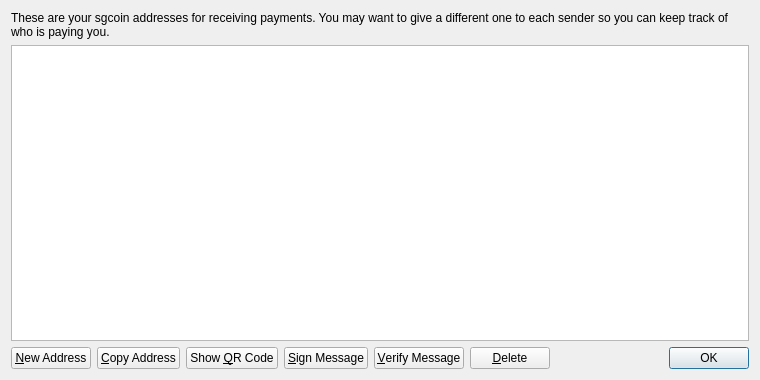
<?xml version="1.0" encoding="UTF-8"?>
<ui version="4.0">
 <class>AddressBookPage</class>
 <widget class="QWidget" name="AddressBookPage">
  <property name="geometry">
   <rect>
    <x>0</x>
    <y>0</y>
    <width>760</width>
    <height>380</height>
   </rect>
  </property>
  <property name="windowTitle">
   <string>Address Book</string>
  </property>
  <layout class="QVBoxLayout" name="verticalLayout">
   <item>
    <widget class="QLabel" name="labelExplanation">
     <property name="text">
      <string>These are your sgcoin addresses for receiving payments. You may want to give a different one to each sender so you can keep track of who is paying you.</string>
     </property>
     <property name="textFormat">
      <enum>Qt::PlainText</enum>
     </property>
     <property name="wordWrap">
      <bool>true</bool>
     </property>
    </widget>
   </item>
   <item>
    <widget class="QTableView" name="tableView">
     <property name="contextMenuPolicy">
      <enum>Qt::CustomContextMenu</enum>
     </property>
     <property name="toolTip">
      <string>Double-click to edit address or label</string>
     </property>
     <property name="tabKeyNavigation">
      <bool>false</bool>
     </property>
     <property name="alternatingRowColors">
      <bool>true</bool>
     </property>
     <property name="selectionMode">
      <enum>QAbstractItemView::SingleSelection</enum>
     </property>
     <property name="selectionBehavior">
      <enum>QAbstractItemView::SelectRows</enum>
     </property>
     <property name="sortingEnabled">
      <bool>true</bool>
     </property>
     <attribute name="verticalHeaderVisible">
      <bool>false</bool>
     </attribute>
    </widget>
   </item>
   <item>
    <layout class="QHBoxLayout" name="horizontalLayout">
     <item>
      <widget class="QPushButton" name="newAddressButton">
       <property name="toolTip">
        <string>Create a new address</string>
       </property>
       <property name="text">
        <string>&amp;New Address</string>
       </property>
       <property name="icon">
        <iconset resource="../bitcoin.qrc">
         <normaloff>:/icons/add</normaloff>:/icons/add</iconset>
       </property>
      </widget>
     </item>
     <item>
      <widget class="QPushButton" name="copyToClipboard">
       <property name="toolTip">
        <string>Copy the currently selected address to the system clipboard</string>
       </property>
       <property name="text">
        <string>&amp;Copy Address</string>
       </property>
       <property name="icon">
        <iconset resource="../bitcoin.qrc">
         <normaloff>:/icons/editcopy</normaloff>:/icons/editcopy</iconset>
       </property>
      </widget>
     </item>
     <item>
      <widget class="QPushButton" name="showQRCode">
       <property name="text">
        <string>Show &amp;QR Code</string>
       </property>
       <property name="icon">
        <iconset resource="../bitcoin.qrc">
         <normaloff>:/icons/qrcode</normaloff>:/icons/qrcode</iconset>
       </property>
      </widget>
     </item>
     <item>
      <widget class="QPushButton" name="signMessage">
       <property name="toolTip">
        <string>Sign a message to prove you own a Bitcoin address</string>
       </property>
       <property name="text">
        <string>&amp;Sign Message</string>
       </property>
       <property name="icon">
        <iconset resource="../bitcoin.qrc">
         <normaloff>:/icons/edit</normaloff>:/icons/edit</iconset>
       </property>
      </widget>
     </item>
     <item>
      <widget class="QPushButton" name="verifyMessage">
       <property name="toolTip">
        <string>Verify a message to ensure it was signed with a specified Bitcoin address</string>
       </property>
       <property name="text">
        <string>&amp;Verify Message</string>
       </property>
       <property name="icon">
        <iconset resource="../bitcoin.qrc">
         <normaloff>:/icons/transaction_0</normaloff>:/icons/transaction_0</iconset>
       </property>
      </widget>
     </item>
     <item>
      <widget class="QPushButton" name="deleteButton">
       <property name="toolTip">
        <string>Delete the currently selected address from the list. Only sending addresses can be deleted.</string>
       </property>
       <property name="text">
        <string>&amp;Delete</string>
       </property>
       <property name="icon">
        <iconset resource="../bitcoin.qrc">
         <normaloff>:/icons/remove</normaloff>:/icons/remove</iconset>
       </property>
      </widget>
     </item>
     <item>
      <spacer name="horizontalSpacer">
       <property name="orientation">
        <enum>Qt::Horizontal</enum>
       </property>
       <property name="sizeHint" stdset="0">
        <size>
         <width>40</width>
         <height>20</height>
        </size>
       </property>
      </spacer>
     </item>
     <item>
      <widget class="QDialogButtonBox" name="buttonBox">
       <property name="sizePolicy">
        <sizepolicy hsizetype="Maximum" vsizetype="Fixed">
         <horstretch>0</horstretch>
         <verstretch>0</verstretch>
        </sizepolicy>
       </property>
       <property name="standardButtons">
        <set>QDialogButtonBox::Ok</set>
       </property>
      </widget>
     </item>
    </layout>
   </item>
  </layout>
 </widget>
 <resources>
  <include location="../bitcoin.qrc"/>
 </resources>
 <connections/>
</ui>
